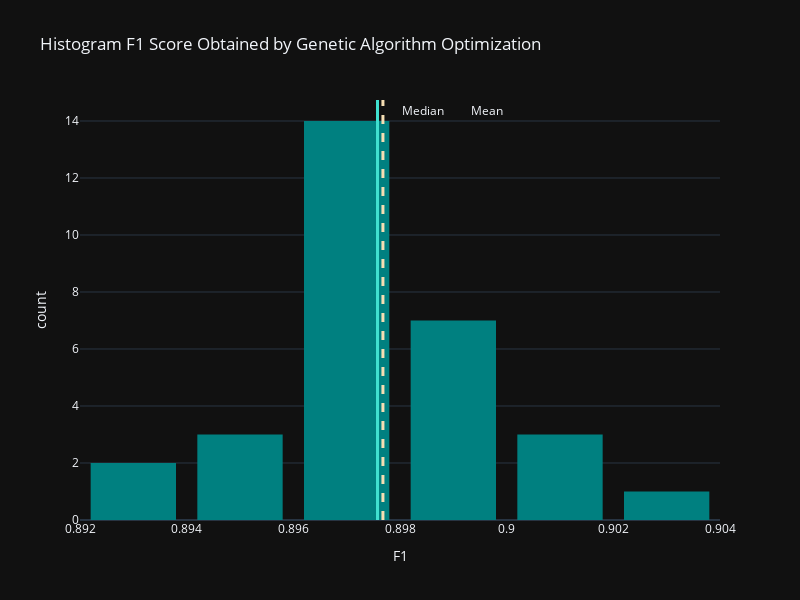

Notebook source saved alongside this figure:
### Code cell
fig = px.histogram(heart_ga, x='F1', nbins=8, labels={'x':'F1 Score', 'y':'count'},color_discrete_sequence=['teal'],
                   title="Histogram F1 Score Obtained by Genetic Algorithm Optimization")
mean = heart_ga['F1'].mean()
median = heart_ga['F1'].median()
fig.update_layout(bargap=0.2, width=800, height=600)
fig.update_layout(template = 'plotly_dark')
fig.add_vline(x=mean, line_width=3, line_dash="solid", line_color='turquoise', annotation_text='Mean', annotation_x=0.8993)
#fig.add_scatter(x = heart_ga['F1'], y=heart_ga['F1'], mode='lines')
#['solid', 'dot', 'dash', 'longdash', 'dashdot', 'longdashdot']
'''
sandybrown, seagreen, seashell, sienna, silver,
            skyblue, slateblue, slategray, slategrey, snow,
            springgreen, steelblue, tan, teal, thistle, tomato,
            turquoise, violet, wheat, white, whitesmoke,
            yellow, yellowgreen
'''
fig.add_vline(x=median, line_width=3, line_dash="dash", line_color="wheat",annotation_text='Median', annotation_x=0.898)
fig.show()

### Figure 1 — Plotly figure (JSON) as saved in the notebook; plotly's stock layout.template omitted (floating-point values rounded to 4 significant figures)
{"data": [{"alignmentgroup": "True", "bingroup": "x", "hovertemplate": "F1=%{x}<br>count=%{y}<extra></extra>", "legendgroup": "", "marker": {"color": "teal", "pattern": {"shape": ""}}, "name": "", "nbinsx": 8, "offsetgroup": "", "orientation": "v", "showlegend": false, "type": "histogram", "x": [0.8972, 0.8979, 0.8943, 0.8962, 0.8993, 0.8969, 0.8988, 0.8934, 0.9009, 0.8962, 0.897, 0.8968, 0.8979, 0.8964, 0.8989, 0.8935, 0.8956, 0.8978, 0.8983, 0.9022, 0.8996, 0.8959, 0.8979, 0.898, 0.8961, 0.899, 0.8976, 0.8966, 0.9009, 0.9003], "xaxis": "x", "yaxis": "y"}], "layout": {"annotations": [{"showarrow": false, "text": "Mean", "x": 0.8993, "xanchor": "left", "xref": "x", "y": 1, "yanchor": "top", "yref": "y domain"}, {"showarrow": false, "text": "Median", "x": 0.898, "xanchor": "left", "xref": "x", "y": 1, "yanchor": "top", "yref": "y domain"}], "bargap": 0.2, "barmode": "relative", "height": 600, "legend": {"tracegroupgap": 0}, "shapes": [{"line": {"color": "turquoise", "dash": "solid", "width": 3}, "type": "line", "x0": 0.8976, "x1": 0.8976, "xref": "x", "y0": 0, "y1": 1, "yref": "y domain"}, {"line": {"color": "wheat", "dash": "dash", "width": 3}, "type": "line", "x0": 0.8977, "x1": 0.8977, "xref": "x", "y0": 0, "y1": 1, "yref": "y domain"}], "title": {"text": "Histogram F1 Score Obtained by Genetic Algorithm Optimization"}, "width": 800, "xaxis": {"anchor": "y", "domain": [0, 1], "title": {"text": "F1"}}, "yaxis": {"anchor": "x", "domain": [0, 1], "title": {"text": "count"}}}}
